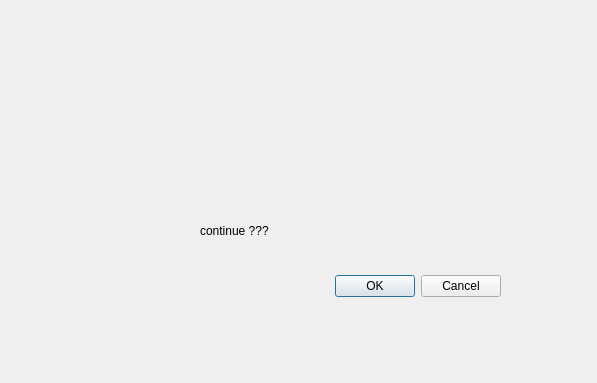
<?xml version="1.0" encoding="UTF-8"?>
<ui version="4.0">
 <class>Dialog</class>
 <widget class="QDialog" name="Dialog">
  <property name="geometry">
   <rect>
    <x>0</x>
    <y>0</y>
    <width>597</width>
    <height>383</height>
   </rect>
  </property>
  <property name="windowTitle">
   <string>Dialog</string>
  </property>
  <widget class="QDialogButtonBox" name="buttonBox">
   <property name="geometry">
    <rect>
     <x>160</x>
     <y>270</y>
     <width>341</width>
     <height>32</height>
    </rect>
   </property>
   <property name="orientation">
    <enum>Qt::Horizontal</enum>
   </property>
   <property name="standardButtons">
    <set>QDialogButtonBox::Cancel|QDialogButtonBox::Ok</set>
   </property>
  </widget>
  <widget class="QLabel" name="label">
   <property name="geometry">
    <rect>
     <x>200</x>
     <y>200</y>
     <width>191</width>
     <height>61</height>
    </rect>
   </property>
   <property name="text">
    <string>continue ???</string>
   </property>
  </widget>
 </widget>
 <resources/>
 <connections>
  <connection>
   <sender>buttonBox</sender>
   <signal>accepted()</signal>
   <receiver>Dialog</receiver>
   <slot>accept()</slot>
   <hints>
    <hint type="sourcelabel">
     <x>388</x>
     <y>414</y>
    </hint>
    <hint type="destinationlabel">
     <x>157</x>
     <y>274</y>
    </hint>
   </hints>
  </connection>
  <connection>
   <sender>buttonBox</sender>
   <signal>rejected()</signal>
   <receiver>Dialog</receiver>
   <slot>reject()</slot>
   <hints>
    <hint type="sourcelabel">
     <x>456</x>
     <y>420</y>
    </hint>
    <hint type="destinationlabel">
     <x>286</x>
     <y>274</y>
    </hint>
   </hints>
  </connection>
 </connections>
</ui>
